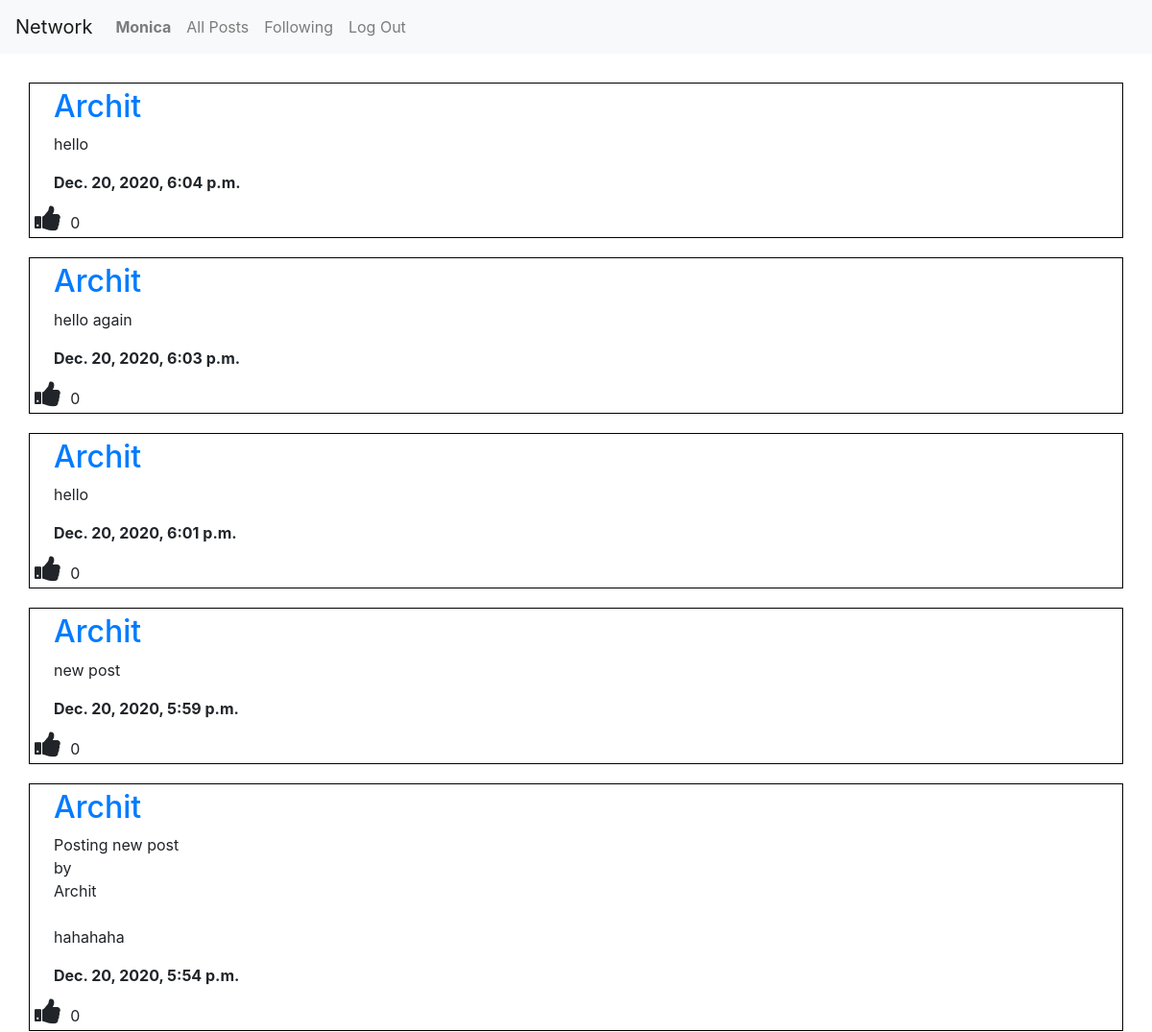
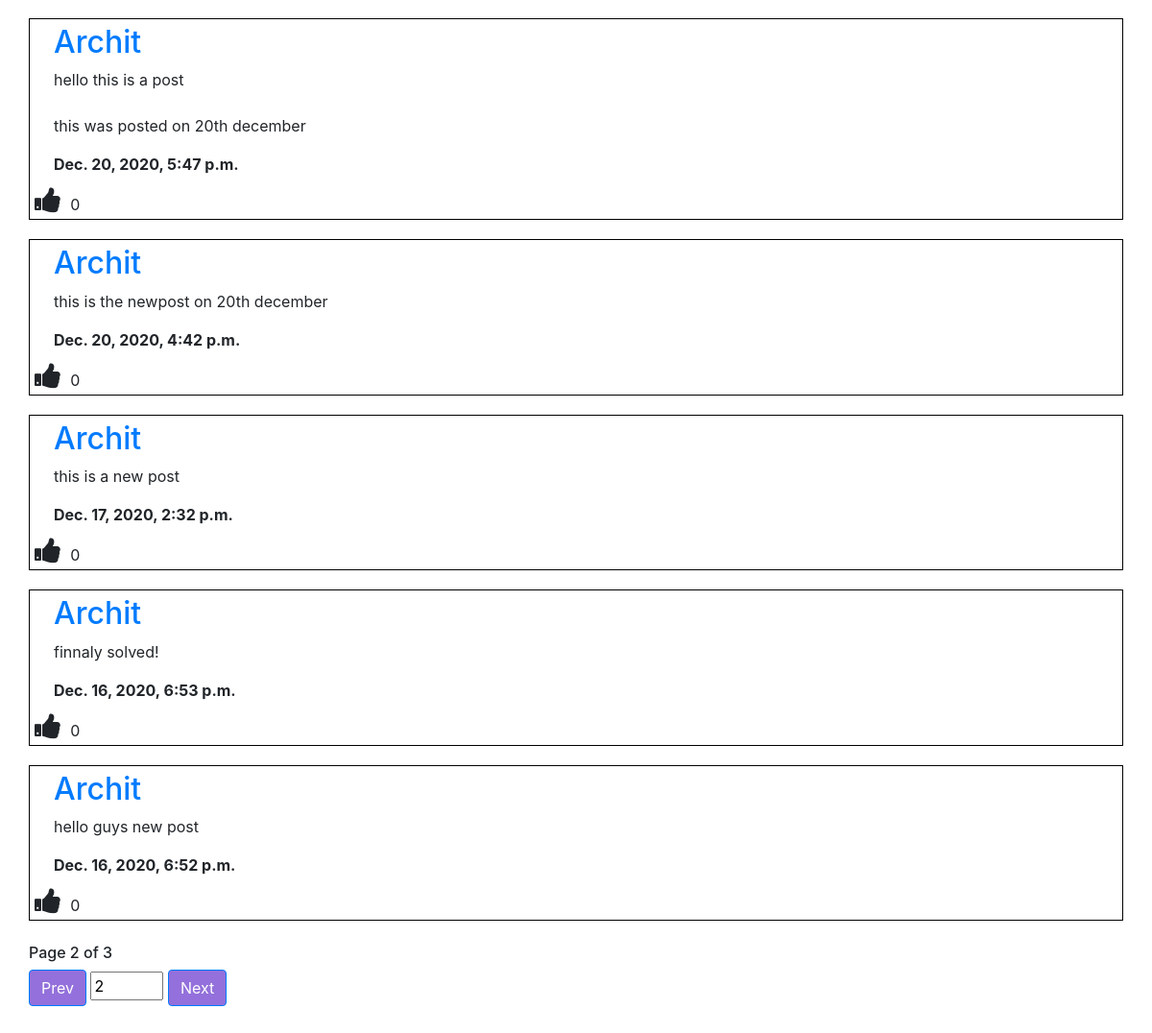
The page /followingposts/page=2 (signed in) on the database its author committed (2 pictures, top to bottom).
### network/models.py (models this page shows, shortened)
class User(AbstractUser):
    followers = models.ManyToManyField("User", related_name="fllowers", blank=True)
    following = models.ManyToManyField("User", related_name="fllowing", blank=True)
    postsliked = models.ManyToManyField("Posts", related_name="likedposts", blank=True)
    pass

class Posts(models.Model):
    user = models.ForeignKey("User", on_delete=models.CASCADE, related_name="user")
    postdata = models.TextField(blank=False)
    timestamp = models.DateTimeField(auto_now_add=True)
    likes = models.ManyToManyField("User", related_name="likes", blank=True)

### network/views.py (the view)
# urls.py: path("followingposts/page=<int:pnumber>", views.followingposts, name="followingposts"),
def followingposts(request, pnumber):
    if not request.user.is_authenticated:
        return HttpResponse("Login First to complete this action")
    following = User.objects.get(username=request.user.username).following.all()
    print("before filtering out the posts")
    posts = Posts.objects.filter(user__in=following.all()).order_by('-timestamp')
    pagination = Paginator(posts, 10)
    page_posts = pagination.page(pnumber)
    if request.user.is_authenticated:
        userlikedposts = User.objects.get(username=request.user.username).likes.all()
    else:
        userlikedposts = []
    return render(request, 'network/followingposts.html', {
        "pageposts": page_posts,
        "currentpage": pnumber,
        "userlikedposts": userlikedposts
    })

### network/templates/network/followingposts.html (shortened to what this page needs)
{% extends 'network/layout.html' %}
{% load static %}
{% block body %}
    <div style="margin:30px;">
        <div id="all-posts">
            {% for post in pageposts %}
                <div class="post-class">
                    <div style="margin:5px 25px 5px 25px;">
                        <a href="{% url 'profile' post.user.username 1 %}" id="post-username"><h2>{{ post.user.username }}</h2></a>
                        <p id="postdata" style="white-space: pre-wrap; overflow: auto;">{{ post.postdata }}</p>
                        <b>{{ post.timestamp }}</b><br>
                    </div>
                    {% if user.is_authenticated %}
                        {% if post in userlikedposts %}
                            <i class="fa fa-thumbs-down" id="like-btn" onclick="likepost(this)" style="color: red"></i> <span id="like-count">{{ post.likes.count }}</span>
                        {% else %}
                            <i class="fa fa-thumbs-up" id="like-btn" onclick="likepost(this)"></i> <span id="like-count">{{ post.likes.count }}</span>
                        {% endif %}
                    {% else %}
                        <i class="fa fa-thumbs-up" id="like-btn"></i> <span id="like-count">{{ post.likes.count }}</span>
                    {% endif %}
                </div>
            {% empty %}
                <h4>You haven't followed anybody, follow before to see the posts!</h4>
            {% endfor %}
        </div>
        <br>
        <h6>Page {{ currentpage }} of {{ pageposts.paginator.num_pages }}</h6>
        <div>
            <form id="pagenumber" action="{% url 'followingposts' 1 %}" method="post">
                {% if pageposts.has_previous %}
                    <a class="btn btn-primary" style="background-color: mediumpurple" href="{% url 'followingposts' pageposts.previous_page_number %}">Prev</a>
                {% endif %}
                <input type="number" id="pageinput" value="{{ currentpage }}" min="1" max="{{ pageposts.paginator.num_pages }}" name="wantedpagenumber">
                {% if pageposts.has_next %}
                    <a class="btn btn-primary" style="background-color: mediumpurple" href="{% url 'followingposts' pageposts.next_page_number %}">Next</a>
                {% endif %}
            </form>
        </div>
    </div>
{% endblock %}

### network/templates/network/layout.html (shortened to what this page needs)
{% load static %}
<!DOCTYPE html>
<html lang="en">
    <head>
        <link rel="stylesheet" href="https://stackpath.bootstrapcdn.com/bootstrap/4.4.1/css/bootstrap.min.css">
        <link href="{% static 'network/styles5.css' %}" rel="stylesheet">
        <link rel="stylesheet" href="https://cdnjs.cloudflare.com/ajax/libs/font-awesome/4.7.0/css/font-awesome.min.css">
    </head>
    <body>
        <nav class="navbar navbar-expand-lg navbar-light bg-light">
            <a class="navbar-brand" href="{% url 'index'%}">Network</a>
            <div>
              <ul class="navbar-nav mr-auto">
                {% if user.is_authenticated %}
                    <li class="nav-item">
                        <a class="nav-link" href="{% url 'profile' user.username 1 %}"><strong>{{ user.username }}</strong></a>
                    </li>
                {% endif %}
                <li class="nav-item">
                  <a class="nav-link" href="{% url 'index' %}">All Posts</a>
                </li>
                {% if user.is_authenticated %}
                    <li class="nav-item">
                        <a class="nav-link" href="{% url 'followingposts' 1%}">Following</a>
                    </li>
                    <li class="nav-item">
                        <a class="nav-link" href="{% url 'logout' %}">Log Out</a>
                    </li>
                {% endif %}
              </ul>
            </div>
          </nav>
        <div class="body">
            {% block body %}
            {% endblock %}
        </div>
    </body>
</html>

### network/static/network/styles5.css (style rules this page uses)
#like-btn { font-size: 30px; cursor: pointer; margin: 5px; }
.post-class { border: solid black 1px; margin-top: 20px; }

### rows shown on the page
User: username "Monica"
Posts: user.username "Archit", postdata "hello", timestamp "Dec. 20, 2020, 6:04 p.m.", likes.count "0"
Posts: user.username "Archit", postdata "hello again", timestamp "Dec. 20, 2020, 6:03 p.m.", likes.count "0"
Posts: user.username "Archit", postdata "hello", timestamp "Dec. 20, 2020, 6:01 p.m.", likes.count "0"
Posts: user.username "Archit", postdata "new post", timestamp "Dec. 20, 2020, 5:59 p.m.", likes.count "0"
Posts: user.username "Archit", postdata "Posting new post by Archit hahahaha", timestamp "Dec. 20, 2020, 5:54 p.m.", likes.count "0"
Posts: user.username "Archit", postdata "hello this is a post this was posted on 20th december", timestamp "Dec. 20, 2020, 5:47 p.m.", likes.count "0"
Posts: user.username "Archit", postdata "this is the newpost on 20th december", timestamp "Dec. 20, 2020, 4:42 p.m.", likes.count "0"
Posts: user.username "Archit", postdata "this is a new post", timestamp "Dec. 17, 2020, 2:32 p.m.", likes.count "0"
Posts: user.username "Archit", postdata "finnaly solved!", timestamp "Dec. 16, 2020, 6:53 p.m.", likes.count "0"
Posts: user.username "Archit", postdata "hello guys new post", timestamp "Dec. 16, 2020, 6:52 p.m.", likes.count "0"

### other values the page prints
{{ currentpage }} "2"
{{ pageposts.paginator.num_pages }} "3"
